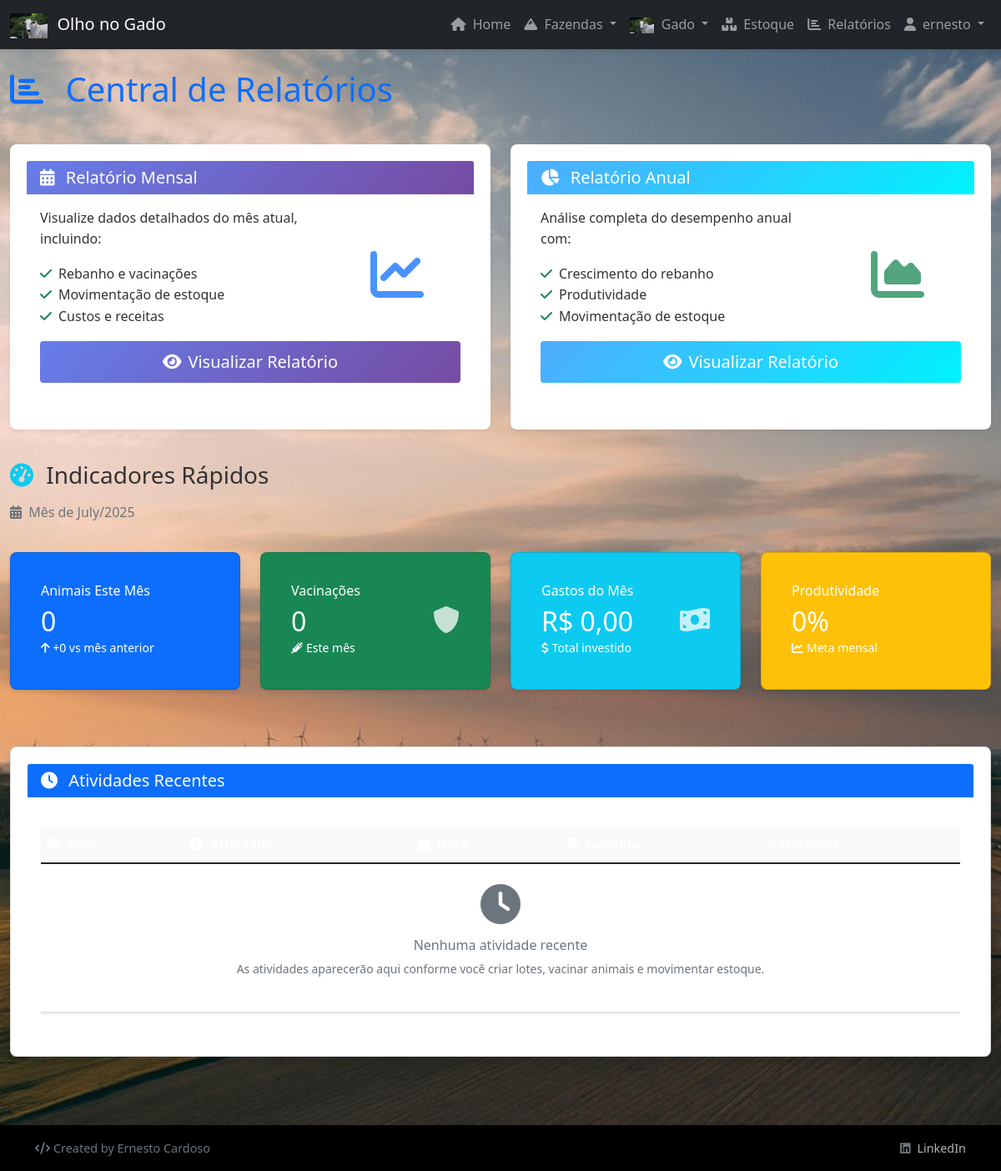
/relatorios/ (signed in), run on an earlier commit of the app's database.
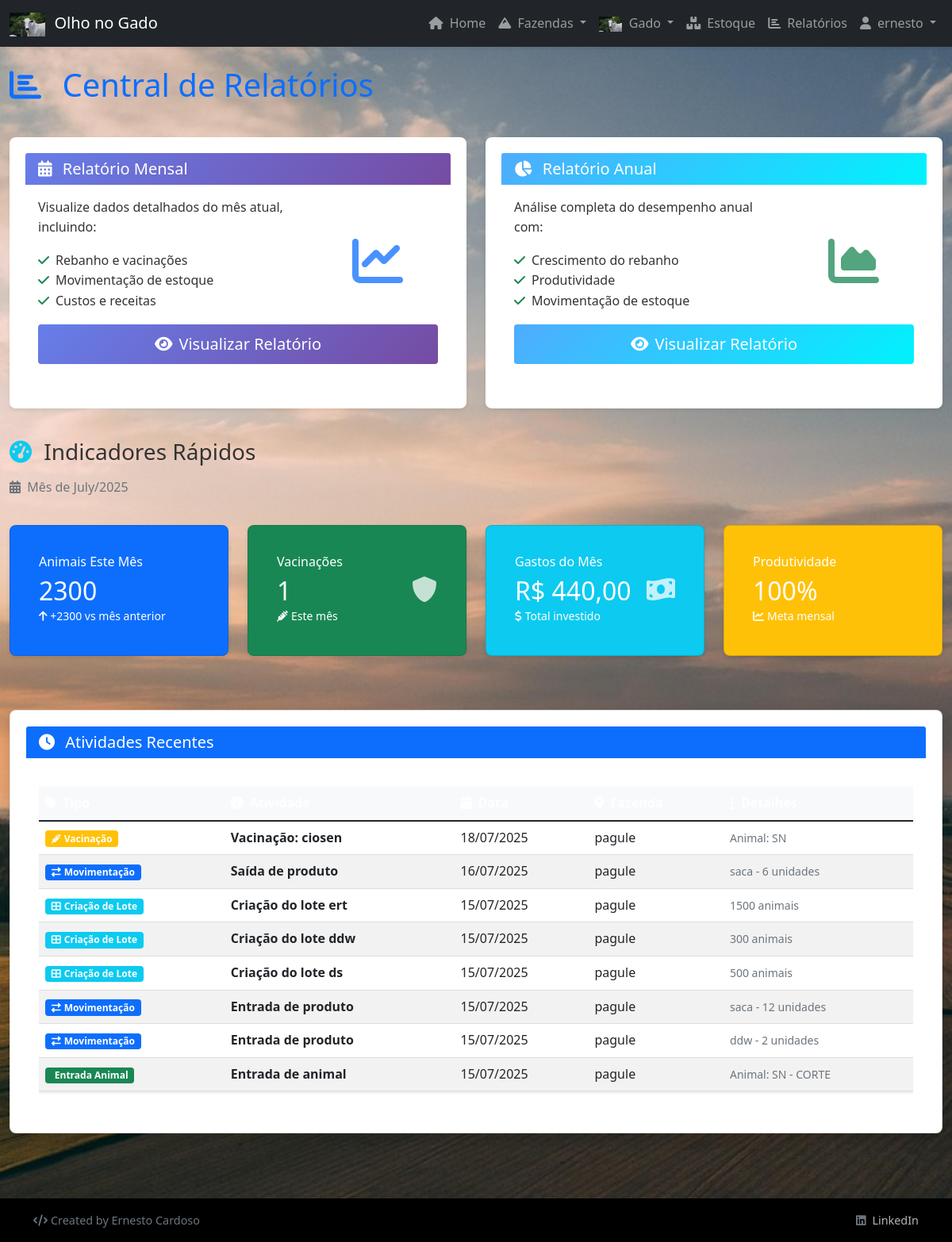
And on a later commit of the database.
### gado/models.py (models this page shows, shortened)
class Vacinacao(models.Model):
    animal = models.ForeignKey(Animal, on_delete=models.CASCADE, verbose_name="Animal")
    vacina = models.ForeignKey(Vacina, on_delete=models.CASCADE, verbose_name="Vacina")
    data_de_aplicacao = models.DateField("Data de Aplicação")
    user = models.ForeignKey(User, on_delete=models.CASCADE, null=True, blank=True)
    class Meta:
        verbose_name = "Vacinação"
        verbose_name_plural = "Vacinações"

class Animal(models.Model):
    TIPO_CHOICES = [
        ('CORTE', 'Gado de Corte'),
        ('LEITE', 'Gado Leiteiro'),
    ]
    fazenda = models.ForeignKey(Fazenda, on_delete=models.CASCADE)
    lote = models.ForeignKey(Lote, on_delete=models.CASCADE, related_name='animais', verbose_name="Lote", null=True, blank=True)
    identificador = models.IntegerField("Identificador", unique=True, null=True, blank=True)
    tipo = models.CharField("Tipo de Gado", max_length=10, choices=TIPO_CHOICES, default='CORTE')
    data_entrada = models.DateField("Data de Entrada")
    data_de_saida = models.DateField("Data de Saída", blank=True, null=True)
    peso = models.DecimalField("Peso (kg)", max_digits=6, decimal_places=2)
    observacoes_baixa = models.TextField("Observações de Baixa", blank=True, null=True, help_text="Motivo da baixa ou observações sobre a saída do animal")
    is_active = models.BooleanField(default=True)
    user = models.ForeignKey(User, on_delete=models.CASCADE, null=True, blank=True)
    objects = ActiveManager()  # Manager padrão - apenas registros ativos
    all_objects = AllManager()  # Manager para todos os registros
    class Meta:
        verbose_name = "Animal"
        verbose_name_plural = "Animais"

### fazendascdst/models.py (models this page shows, shortened)
class Fazenda(models.Model):
    user = models.ForeignKey(User, on_delete=models.CASCADE, null=True, blank=True)
    nome = models.CharField(max_length=100)
    localização = models.TextField()
    data_de_cadastro = models.DateField(auto_now_add=True)
    is_active = models.BooleanField(default=True)
    objects = ActiveManager()  # Manager padrão - apenas registros ativos
    all_objects = AllManager()  # Manager para todos os registros

class Lote(models.Model):
    user = models.ForeignKey(User, on_delete=models.CASCADE, null=True, blank=True)
    nome = models.CharField("Nome do Lote", max_length=100)
    fazenda = models.ForeignKey(Fazenda, on_delete=models.CASCADE, related_name='lotes')
    capacidade_maxima = models.IntegerField("Capacidade Máxima de Animais", null=True, blank=True)
    data_de_cadastro = models.DateField(auto_now_add=True)
    is_active = models.BooleanField(default=True)
    objects = ActiveManager()
    all_objects = AllManager()
    class Meta:
        verbose_name = "Lote"
        verbose_name_plural = "Lotes"
        unique_together = ['nome', 'fazenda']

### estoque/models.py (models this page shows, shortened)
class Movimentacao_estoque(models.Model):
    produto = models.ForeignKey(Produto, on_delete= models.CASCADE)
    tipo = models.CharField(max_length=10, choices=(('entrada', 'Entrada'),('saida','Saída')))
    quantidade = models.IntegerField()
    data = models.DateField()
    observacao = models.TextField(blank=True, null=True)
    user = models.ForeignKey(User, on_delete=models.CASCADE, null=True, blank=True)

### relatorios/views.py (the view)
# urls.py: path('', views.index, name='estoque_index'),
def index(request):
    hoje = timezone.now().date()
    inicio_mes = hoje.replace(day=1)  # Início do mês atual
    inicio_ano = hoje.replace(month=1, day=1)
    total_animais = Animal.objects.filter(user=request.user).count()
    total_fazendas = Fazenda.objects.filter(user=request.user).count()
    total_lotes = Lote.objects.filter(user=request.user).count()
    total_produtos = Produto.objects.filter(user=request.user).count()
    gado_por_tipo = Animal.objects.filter(user=request.user).values('tipo').annotate(
        total=Count('id'),
        peso_medio=Avg('peso')
    )
    animais_por_fazenda = Animal.objects.filter(user=request.user).values('fazenda__nome').annotate(
        total=Count('id'),
        peso_total=Sum('peso')
    ).order_by('-total')[:5]
    vacinacoes_mes = Vacinacao.objects.filter(
        data_de_aplicacao__gte=inicio_mes, user=request.user
    ).count()
    animais_mes = Animal.objects.filter(
        data_entrada__gte=inicio_mes, user=request.user, is_active=True
    ).count()
    gastos_mes = Movimentacao_estoque.objects.filter(
        data__gte=inicio_mes,
        tipo='entrada',
        user=request.user
    ).aggregate(
        total=Sum('quantidade', field='quantidade * valor_unitario')
    )['total'] or 0
    gastos_mes_corrigido = 0
    movimentacoes_entrada = Movimentacao_estoque.objects.filter(
        data__gte=inicio_mes,
        tipo='entrada',
        user=request.user
    ).select_related('produto')
    for mov in movimentacoes_entrada:
        gastos_mes_corrigido += mov.quantidade * mov.produto.valor_unitario
    atividades_mes = 0
    if animais_mes > 0:
        atividades_mes += 1
    if vacinacoes_mes > 0:
        atividades_mes += 1
    if gastos_mes_corrigido > 0:
        atividades_mes += 1
    produtividade_porcentagem = (atividades_mes / 3) * 100 if atividades_mes > 0 else 0
    atividades = []
    lotes_recentes = Lote.objects.filter(user=request.user, is_active=True).order_by('-data_de_cadastro')[:3]
    for lote in lotes_recentes:
        animais_no_lote = lote.animais.filter(is_active=True, user=request.user).count()
        atividades.append({
            'objeto': lote,
            'tipo': 'criacao_lote',
            'data': lote.data_de_cadastro,
            'nome': f"Criação do lote {lote.nome}",
            'fazenda': lote.fazenda.nome,
            'descricao': f"{animais_no_lote} animais"
        })
    vacinacoes_recentes = Vacinacao.objects.filter(user=request.user).order_by('-data_de_aplicacao')[:3]
    for vacinacao in vacinacoes_recentes:
        atividades.append({
            'objeto': vacinacao,
            'tipo': 'vacinacao',
            'data': vacinacao.data_de_aplicacao,
            'nome': f"Vacinação: {vacinacao.vacina.nome}",
            'fazenda': vacinacao.animal.fazenda.nome,
            'descricao': f"Animal: {vacinacao.animal.identificador or 'SN'}"
        })
    movimentacoes_recentes = Movimentacao_estoque.objects.filter(user=request.user).order_by('-data')[:3]
    for movimentacao in movimentacoes_recentes:
        tipo_mov = "Entrada" if movimentacao.tipo == 'entrada' else "Saída"
        atividades.append({
            'objeto': movimentacao,
            'tipo': 'movimentacao_estoque',
            'data': movimentacao.data,
            'nome': f"{tipo_mov} de produto",
            'fazenda': movimentacao.produto.fazenda.nome,
            'descricao': f"{movimentacao.produto.nome} - {movimentacao.quantidade} unidades"
        })
    animais_recentes = Animal.objects.filter(user=request.user, is_active=True).order_by('-data_entrada')[:3]
    for animal in animais_recentes:
        atividades.append({
            'objeto': animal,
            'tipo': 'entrada_animal',
            'data': animal.data_entrada,
            'nome': f"Entrada de animal",
            'fazenda': animal.fazenda.nome,
            'descricao': f"Animal: {animal.identificador or 'SN'} - {animal.tipo}"
        })
    atividades.sort(key=lambda x: x['data'], reverse=True)
    atividades_final = atividades[:8]
    context = {
        'total_animais': total_animais,
        'total_fazendas': total_fazendas,
        'total_lotes': total_lotes,
        'total_produtos': total_produtos,
        'atividades_recentes': atividades_final,
        'vacinacoes_mes': vacinacoes_mes,
        'animais_mes': animais_mes,
        'gastos_mes': gastos_mes_corrigido,
        'produtividade_porcentagem': produtividade_porcentagem,
        'mes_atual': f"Mês de {inicio_mes.strftime('%B/%Y')}",
    }
    return render(request, 'relatorios/index.html', context)

### fazendascdst/models.py (called while the page is built)
    def get_queryset(self):
        return super().get_queryset().filter(is_active=True)

### gado/models.py (called while the page is built)
    def get_queryset(self):
        return super().get_queryset().filter(is_active=True)

### templates/relatorios/index.html (shortened to what the changed rows need)
{% extends 'base.html' %}
{% load static %}
{% block content %}
<div class="row">
    <div class="col-12">
        <div class="d-flex justify-content-between align-items-center mb-4">
            <h1 class="text-primary">
                <i class="fas fa-chart-bar me-3"></i>
                Central de Relatórios
            </h1>
        </div>
    </div>
</div>
<div class="row g-4 mb-5">
    <div class="col-md-3">
        <div class="card bg-primary text-white">
            <div class="card-body">
                <div class="d-flex justify-content-between">
                    <div>
                        <h6 class="card-title">Animais Este Mês</h6>
                        <h2 class="mb-0">{{ animais_mes }}</h2>
                        <small><i class="fas fa-arrow-up"></i> +{{ animais_mes }} vs mês anterior</small>
                    </div>
                </div>
            </div>
        </div>
    </div>
    <div class="col-md-3">
        <div class="card bg-success text-white">
            <div class="card-body">
                <div class="d-flex justify-content-between">
                    <div>
                        <h6 class="card-title">Vacinações</h6>
                        <h2 class="mb-0">{{ vacinacoes_mes }}</h2>
                        <small><i class="fas fa-syringe me-1"></i>Este mês</small>
                    </div>
                </div>
            </div>
        </div>
    </div>
    <div class="col-md-3">
        <div class="card bg-info text-white">
            <div class="card-body">
                <div class="d-flex justify-content-between">
                    <div>
                        <h6 class="card-title">Gastos do Mês</h6>
                        <h2 class="mb-0">R$ {{ gastos_mes|floatformat:2 }}</h2>
                        <small><i class="fas fa-dollar-sign me-1"></i>Total investido</small>
                    </div>
                </div>
            </div>
        </div>
    </div>
    <div class="col-md-3">
        <div class="card bg-warning text-white">
            <div class="card-body">
                <div class="d-flex justify-content-between">
                    <div>
                        <h6 class="card-title">Produtividade</h6>
                        <h2 class="mb-0">{{ produtividade_porcentagem|floatformat:0 }}%</h2>
                        <small><i class="fas fa-chart-line me-1"></i>Meta mensal</small>
                    </div>
                </div>
            </div>
        </div>
    </div>
</div>
<div class="row mb-5">
    <div class="col-12">
        <div class="card shadow">
            <div class="card-body">
                <div class="table-responsive">
                    <table class="table table-hover">
                        <thead class="table-light">
                            <tr>
                                <th><i class="fas fa-tag me-2"></i>Tipo</th>
                                <th><i class="fas fa-info-circle me-2"></i>Atividade</th>
                                <th><i class="fas fa-calendar me-2"></i>Data</th>
                                <th><i class="fas fa-map-marker-alt me-2"></i>Fazenda</th>
                                <th><i class="fas fa-info me-2"></i>Detalhes</th>
                            </tr>
                        </thead>
                        <tbody>
                            {% for atividade in atividades_recentes %}
                            <tr>
                                <td>
                                    {% if atividade.tipo == 'criacao_lote' or atividade.tipo == 'lote' %}
                                        <span class="badge bg-info">
                                            <i class="fas fa-th-large me-1"></i>Criação de Lote
                                        </span>
                                    {% elif atividade.tipo == 'vacinacao' %}
                                        <span class="badge bg-warning">
                                            <i class="fas fa-syringe me-1"></i>Vacinação
                                        </span>
                                    {% elif atividade.tipo == 'movimentacao_estoque' %}
                                        <span class="badge bg-primary">
                                            <i class="fas fa-exchange-alt me-1"></i>Movimentação
                                        </span>
                                    {% elif atividade.tipo == 'entrada_animal' %}
                                        <span class="badge bg-success">
                                            Entrada Animal
                                        </span>
                                    {% elif atividade.tipo == 'animal' %}
                                        <span class="badge bg-success">
                                            <i class="fas fa-cow me-1"></i>Animal
                                        </span>
                                    {% elif atividade.tipo == 'produto' %}
                                        <span class="badge bg-secondary">
                                            <i class="fas fa-box me-1"></i>Produto
                                        </span>
                                    {% endif %}
                                </td>
                                <td>
                                    <strong>{{ atividade.nome }}</strong>
                                </td>
                                <td>
                                    {% if atividade.data %}
                                        {{ atividade.data|date:"d/m/Y" }}
                                    {% else %}
                                        N/A
                                    {% endif %}
                                </td>
                                <td>
                                    {{ atividade.fazenda }}
                                </td>
                                <td>
                                    <small class="text-muted">{{ atividade.descricao }}</small>
                                </td>
                            </tr>
                            {% empty %}
                            <tr>
                                <td colspan="5" class="text-center py-4">
                                    <i class="fas fa-clock fa-3x text-muted mb-3"></i>
                                    <h6 class="text-muted">Nenhuma atividade recente</h6>
                                    <p class="text-muted small">As atividades aparecerão aqui conforme você criar lotes, vacinar animais e movimentar estoque.</p>
                                </td>
                            </tr>
                            {% endfor %}
                        </tbody>
                    </table>
                </div>
            </div>
        </div>
    </div>
</div>
{% endblock %}

What changed in the data, as far as the page shows it:
added Vacinacao: shows "Vacinação", nome "Vacinação: ciosen", data "18/07/2025", fazenda "pagule", descricao "Animal: SN"
added Movimentacao_estoque: shows "Movimentação", nome "Saída de produto", data "16/07/2025", fazenda "pagule", descricao "saca - 6 unidades"
added Lote: shows "Criação de Lote", nome "Criação do lote ert", data "15/07/2025", fazenda "pagule", descricao "1500 animais"
added Lote: shows "Criação de Lote", nome "Criação do lote ddw", data "15/07/2025", fazenda "pagule", descricao "300 animais"
added Lote: shows "Criação de Lote", nome "Criação do lote ds", data "15/07/2025", fazenda "pagule", descricao "500 animais"
added Movimentacao_estoque: shows "Movimentação", nome "Entrada de produto", data "15/07/2025", fazenda "pagule", descricao "saca - 12 unidades"
added Movimentacao_estoque: shows "Movimentação", nome "Entrada de produto", data "15/07/2025", fazenda "pagule", descricao "ddw - 2 unidades"
added Animal: shows "Entrada Animal", nome "Entrada de animal", data "15/07/2025", fazenda "pagule", descricao "Animal: SN - CORTE"
Also different on the page:
{{ animais_mes }}: "0" → "2300"
{{ vacinacoes_mes }}: "0" → "1"
{{ gastos_mes|floatformat:2 }}: "0,00" → "440,00"
{{ produtividade_porcentagem|floatformat:0 }}: "0" → "100"
text no longer shown: "Nenhuma atividade recente As atividades aparecerão aqui conforme você criar lotes, vacinar animais e movimentar estoque."
